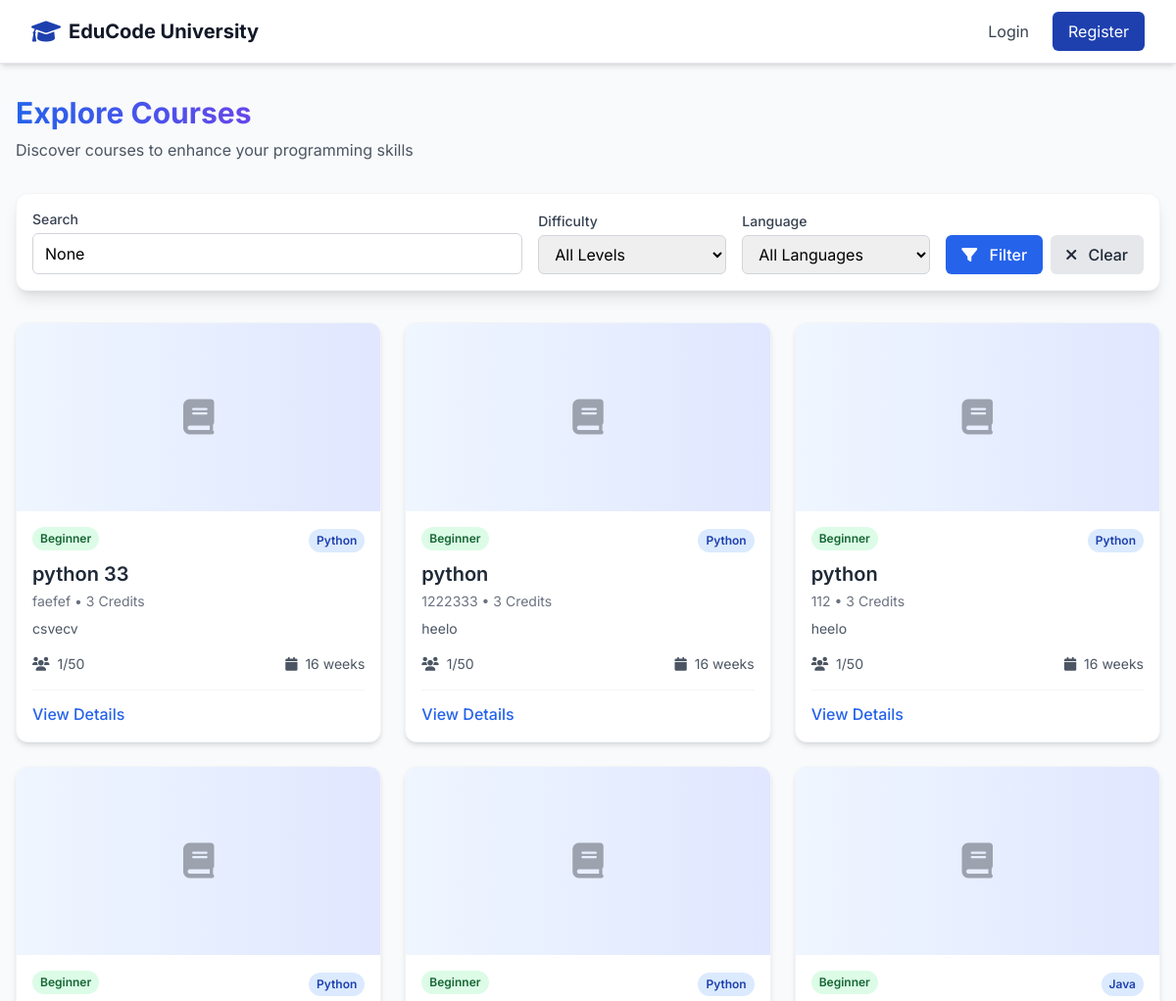
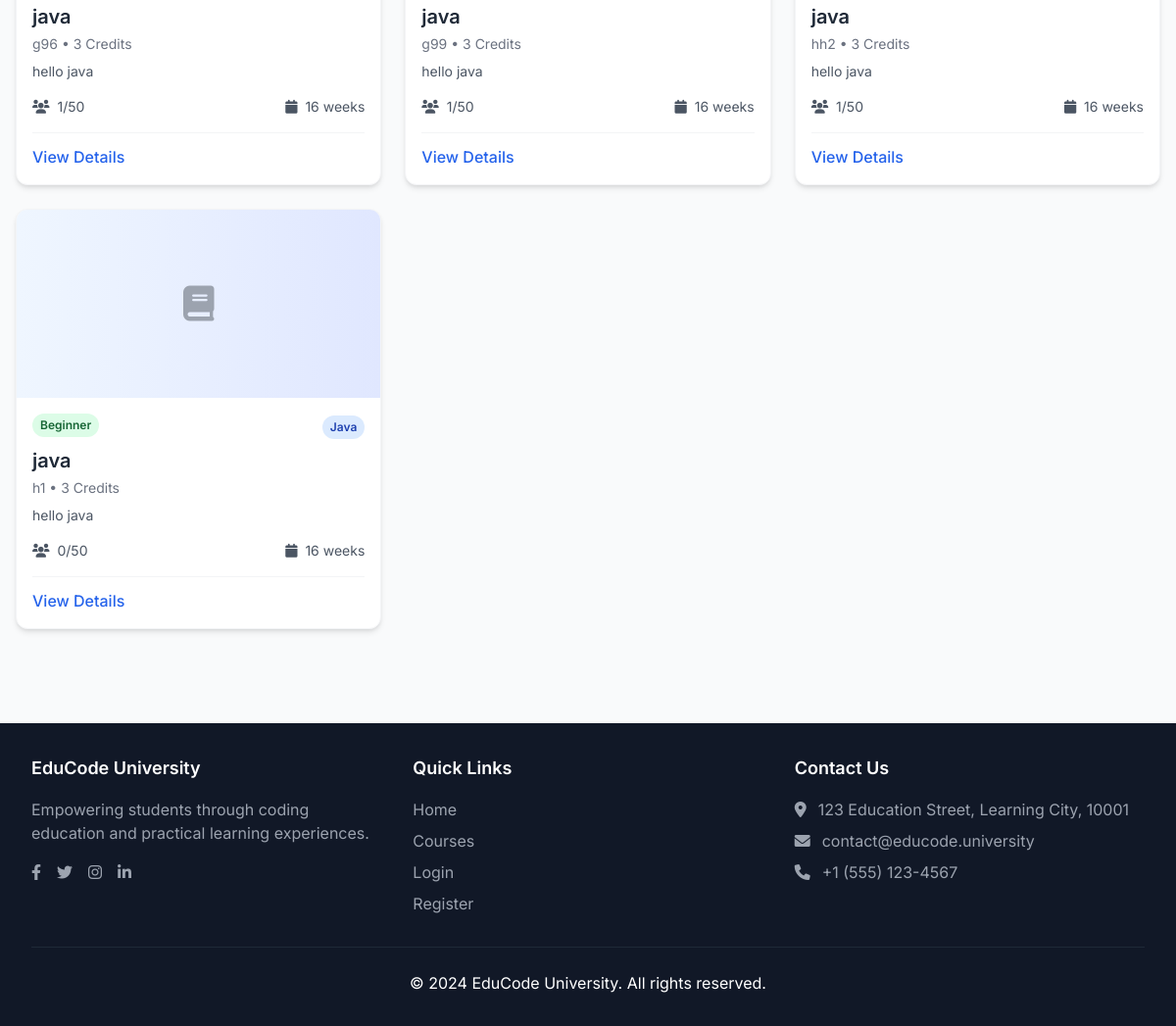
Page /courses/ on the committed database (2 pictures, top to bottom).
### courses/models.py (models this page shows, shortened)
class Course(models.Model):
    title = models.CharField(max_length=200)
    description = models.TextField()
    instructor = models.ForeignKey(
        settings.AUTH_USER_MODEL,
        on_delete=models.CASCADE,
        related_name='courses_taught',
        limit_choices_to={'role': 'teacher'}
    )
    thumbnail = models.ImageField(upload_to='course_thumbnails/', blank=True, null=True)
    code = models.CharField(max_length=20, unique=True)  # e.g., CS101, MATH201
    credits = models.IntegerField(default=3)
    duration_weeks = models.IntegerField(default=16)
    difficulty_level = models.CharField(
        max_length=20,
        choices=[
            ('beginner', 'Beginner'),
            ('intermediate', 'Intermediate'),
            ('advanced', 'Advanced')
        ],
        default='beginner'
    )
    programming_language = models.CharField(
        max_length=50,
        choices=[
            ('python', 'Python'),
            ('java', 'Java'),
            ('cpp', 'C++'),
            ('c', 'C'),
            ('javascript', 'JavaScript'),
            ('multiple', 'Multiple Languages')
        ],
        default='python'
    )
    price = models.DecimalField(max_digits=10, decimal_places=2, default=0.00)
    is_free = models.BooleanField(default=False)
    category = models.CharField(
        max_length=50,
        choices=[
            ('programming', 'Programming'),
            ('data_science', 'Data Science'),
            ('web_development', 'Web Development'),
            ('mobile_development', 'Mobile Development'),
            ('devops', 'DevOps'),
            ('design', 'Design'),
            ('business', 'Business'),
            ('other', 'Other')
        ],
        default='programming'
    )
    is_active = models.BooleanField(default=True)
    enrollment_limit = models.IntegerField(default=50)
    start_date = models.DateField()
    end_date = models.DateField()
    created_at = models.DateTimeField(auto_now_add=True)
    updated_at = models.DateTimeField(auto_now=True)
    @property
    def enrolled_students_count(self):
        return self.enrollments.filter(is_active=True).count()

### courses/views.py (the view)
# urls.py: path('', views.course_list, name='course_list'),
def course_list(request):
    courses = Course.objects.all().order_by('-created_at')
    category = request.GET.get('category')
    difficulty = request.GET.get('difficulty')  # Changed from level to difficulty
    language = request.GET.get('language')  # Added language filter
    search_query = request.GET.get('search')  # Added search query
    sort = request.GET.get('sort')
    if search_query:
        courses = courses.filter(
            models.Q(title__icontains=search_query) |
            models.Q(description__icontains=search_query) |
            models.Q(code__icontains=search_query)
        )
    if category:
        courses = courses.filter(category=category)
    if difficulty:  # Changed from level to difficulty
        courses = courses.filter(difficulty_level=difficulty)
    if language:  # Added language filter
        courses = courses.filter(programming_language=language)
    if sort == 'popular':
        courses = courses.order_by('-enrollment_count')
    elif sort == 'rating':
        courses = courses.order_by('-avg_rating')
    else:  # newest (default)
        courses = courses.order_by('-created_at')
    difficulty_levels = dict(Course._meta.get_field('difficulty_level').choices)
    programming_languages = dict(Course._meta.get_field('programming_language').choices)
    from django.core.paginator import Paginator
    paginator = Paginator(courses, 12)  # Show 12 courses per page
    page_number = request.GET.get('page')
    page_obj = paginator.get_page(page_number)
    context = {
        'page_obj': page_obj,
        'difficulty_levels': difficulty_levels,
        'programming_languages': programming_languages,
        'search_query': search_query,
        'selected_difficulty': difficulty,
        'selected_language': language,
        'current_category': category,
        'current_sort': sort,
    }
    return render(request, 'courses/course_list.html', context)

### templates/courses/course_list.html (shortened to what this page needs)
{% extends 'base.html' %}
{% block content %}
<div class="container mx-auto px-4 py-8 max-w-7xl">
    <div class="flex flex-col md:flex-row justify-between items-start mb-8">
        <div>
            <h1 class="text-3xl font-bold mb-2 bg-gradient-to-r from-blue-600 to-purple-600 bg-clip-text text-transparent">Explore Courses</h1>
            <p class="text-gray-600">Discover courses to enhance your programming skills</p>
        </div>
    </div>
    <div class="bg-white rounded-xl shadow-lg p-4 mb-8 border border-gray-100 transition-all duration-300 hover:shadow-xl">
        <form method="get" action="{% url 'courses:course_list' %}" class="flex flex-col md:flex-row md:items-end space-y-4 md:space-y-0 md:space-x-4">
            <div class="flex-1">
                <label for="search" class="block text-sm font-medium text-gray-700 mb-1">Search</label>
                <input type="text" name="search" id="search" value="{{ search_query }}" placeholder="Search by title, description or code" class="w-full px-3 py-2 border border-gray-300 rounded-md focus:outline-none focus:ring-2 focus:ring-blue-500">
            </div>
            <div class="w-full md:w-48">
                <label for="difficulty" class="block text-sm font-medium text-gray-700 mb-1">Difficulty</label>
                <select name="difficulty" id="difficulty" class="w-full px-3 py-2 border border-gray-300 rounded-md focus:outline-none focus:ring-2 focus:ring-blue-500">
                    <option value="">All Levels</option>
                </select>
            </div>
            <div class="w-full md:w-48">
                <label for="language" class="block text-sm font-medium text-gray-700 mb-1">Language</label>
                <select name="language" id="language" class="w-full px-3 py-2 border border-gray-300 rounded-md focus:outline-none focus:ring-2 focus:ring-blue-500">
                    <option value="">All Languages</option>
                </select>
            </div>
            <div class="flex space-x-2">
                <button type="submit" class="bg-blue-600 hover:bg-blue-700 text-white font-medium py-2 px-4 rounded-md transition duration-300 ease-in-out transform hover:scale-105 hover:shadow-md">
                    <i class="fas fa-filter mr-2"></i> Filter
                </button>
                <a href="{% url 'courses:course_list' %}" class="bg-gray-200 hover:bg-gray-300 text-gray-800 font-medium py-2 px-4 rounded-md transition duration-300 ease-in-out transform hover:scale-105 hover:shadow-md">
                    <i class="fas fa-times mr-2"></i> Clear
                </a>
            </div>
        </form>
    </div>
    {% if page_obj %}
    <div class="grid grid-cols-1 md:grid-cols-2 lg:grid-cols-3 xl:grid-cols-4 gap-6 animate-fade-in">
        {% for course in page_obj %}
        <div class="bg-white rounded-xl shadow-md overflow-hidden transition-all duration-300 hover:shadow-xl hover:-translate-y-2 border border-gray-100 group">
            {% if course.thumbnail %}
            <img src="{{ course.thumbnail.url }}" alt="{{ course.title }}" class="w-full h-48 object-cover transition-transform duration-500 group-hover:scale-105">
            {% else %}
            <div class="w-full h-48 bg-gradient-to-r from-blue-50 to-indigo-100 flex items-center justify-center">
                <i class="fas fa-book text-4xl text-gray-400"></i>
            </div>
            {% endif %}
            <div class="p-4">
                <div class="flex justify-between items-start mb-2">
                    <span class="inline-block px-2 py-1 text-xs font-semibold rounded-full
                        {% if course.difficulty_level == 'beginner' %}bg-green-100 text-green-800
                        {% elif course.difficulty_level == 'intermediate' %}bg-yellow-100 text-yellow-800
                        {% else %}bg-red-100 text-red-800{% endif %}">
                        {{ course.get_difficulty_level_display }}
                    </span>
                    <div>
                        <span class="inline-block px-2 py-1 bg-blue-100 text-blue-800 text-xs font-semibold rounded-full">
                            {{ course.get_programming_language_display }}
                        </span>
                    </div>
                </div>
                <h3 class="text-xl font-semibold text-gray-800 mb-1 group-hover:text-blue-600 transition-colors duration-300">{{ course.title }}</h3>
                <p class="text-sm text-gray-500 mb-2">{{ course.code }} • {{ course.credits }} Credits</p>
                <p class="text-gray-600 text-sm mb-4 line-clamp-2">{{ course.description }}</p>
                <div class="flex justify-between items-center">
                    <div class="text-sm text-gray-600">
                        <i class="fas fa-users mr-1"></i> {{ course.enrolled_students_count }}/{{ course.enrollment_limit }}
                    </div>
                    <div class="text-sm text-gray-600">
                        <i class="fas fa-calendar mr-1"></i> {{ course.duration_weeks }} weeks
                    </div>
                </div>
                <div class="mt-4 flex justify-between items-center pt-3 border-t border-gray-100">
                    <a href="{% url 'courses:course_detail' course_id=course.id %}" class="text-blue-600 hover:text-blue-800 font-medium flex items-center group transition-all duration-300">
                        View Details
                    </a>
                </div>
            </div>
        </div>
        {% endfor %}
    </div>
    {% endif %}
</div>
{% endblock %}

### templates/base.html (style rules this page uses)
body { font-family: 'Inter', sans-serif; }
.animate-fade-in { animation: fadeIn 0.5s ease-in-out; }

### rows in the picture
Course: difficulty_level "Beginner", programming_language "Python", title "python 33", code "faefef", credits "3", description "csvecv", enrolled_students_count "1", enrollment_limit "50", duration_weeks "16"
Course: difficulty_level "Beginner", programming_language "Python", title "python", code "1222333", credits "3", description "heelo", enrolled_students_count "1", enrollment_limit "50", duration_weeks "16"
Course: difficulty_level "Beginner", programming_language "Python", title "python", code "112", credits "3", description "heelo", enrolled_students_count "1", enrollment_limit "50", duration_weeks "16"
Course: difficulty_level "Beginner", programming_language "Python", title "java", code "g96", credits "3", description "hello java", enrolled_students_count "1", enrollment_limit "50", duration_weeks "16"
Course: difficulty_level "Beginner", programming_language "Python", title "java", code "g99", credits "3", description "hello java", enrolled_students_count "1", enrollment_limit "50", duration_weeks "16"
Course: difficulty_level "Beginner", programming_language "Java", title "java", code "hh2", credits "3", description "hello java", enrolled_students_count "1", enrollment_limit "50", duration_weeks "16"
Course: difficulty_level "Beginner", programming_language "Java", title "java", code "h1", credits "3", description "hello java", enrolled_students_count "0", enrollment_limit "50", duration_weeks "16"
